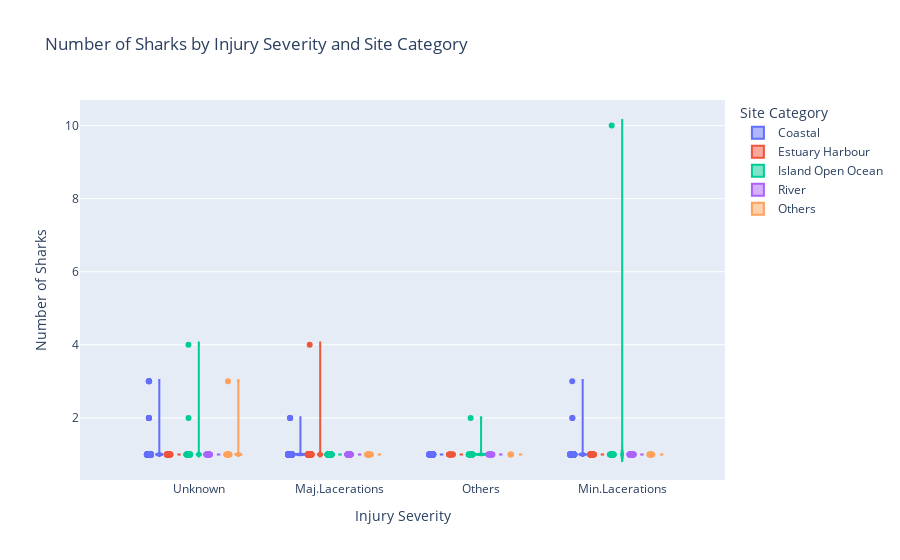

The code cell stored with this chart in its notebook:
### Code cell
violin_data = df[['no_sharks', 'injury_severity', 'site_category_cleaned']].dropna()

# Create violin plot
violin_fig = px.violin(
    violin_data,
    y='no_sharks',
    x='injury_severity',
    color='site_category_cleaned',
    box=True,
    points='all',
    title='Number of Sharks by Injury Severity and Site Category',
    labels={
        'no_sharks': 'Number of Sharks',
        'injury_severity': 'Injury Severity',
        'site_category_cleaned': 'Site Category'
    }
)

# Show plot
violin_fig.show()

### Figure 1 — Plotly figure (JSON) as saved in the notebook; plotly's stock layout.template omitted (floating-point values rounded to 4 significant figures; data arrays with more than 128 entries replaced by an {"elided": "..."} marker saying what was removed)
{"data": [{"alignmentgroup": "True", "box": {"visible": true}, "hovertemplate": "Site Category=Coastal<br>Injury Severity=%{x}<br>Number of Sharks=%{y}<extra></extra>", "legendgroup": "Coastal", "marker": {"color": "#636efa"}, "name": "Coastal", "offsetgroup": "Coastal", "orientation": "v", "points": "all", "scalegroup": "True", "showlegend": true, "type": "violin", "x": {"elided": "766 str values"}, "x0": " ", "xaxis": "x", "y": {"elided": "766 int values"}, "y0": " ", "yaxis": "y"}, {"alignmentgroup": "True", "box": {"visible": true}, "hovertemplate": "Site Category=Estuary Harbour<br>Injury Severity=%{x}<br>Number of Sharks=%{y}<extra></extra>", "legendgroup": "Estuary Harbour", "marker": {"color": "#EF553B"}, "name": "Estuary Harbour", "offsetgroup": "Estuary Harbour", "orientation": "v", "points": "all", "scalegroup": "True", "showlegend": true, "type": "violin", "x": ["Min.Lacerations", "Min.Lacerations", "Maj.Lacerations", "Maj.Lacerations", "Maj.Lacerations", "Min.Lacerations", "Unknown", "Maj.Lacerations", "Maj.Lacerations", "Maj.Lacerations", "Maj.Lacerations", "Maj.Lacerations", "Min.Lacerations", "Maj.Lacerations", "Maj.Lacerations", "Maj.Lacerations", "Unknown", "Unknown", "Unknown", "Maj.Lacerations", "Maj.Lacerations", "Unknown", "Unknown", "Maj.Lacerations", "Maj.Lacerations", "Maj.Lacerations", "Maj.Lacerations", "Maj.Lacerations", "Min.Lacerations", "Min.Lacerations", "Min.Lacerations", "Maj.Lacerations", "Maj.Lacerations", "Maj.Lacerations", "Maj.Lacerations", "Unknown", "Maj.Lacerations", "Maj.Lacerations", "Maj.Lacerations", "Maj.Lacerations", "Unknown", "Maj.Lacerations", "Min.Lacerations", "Maj.Lacerations", "Maj.Lacerations", "Maj.Lacerations", "Maj.Lacerations", "Unknown", "Maj.Lacerations", "Min.Lacerations", "Maj.Lacerations", "Min.Lacerations", "Maj.Lacerations", "Others", "Unknown", "Others", "Maj.Lacerations", "Maj.Lacerations", "Maj.Lacerations", "Maj.Lacerations", "Maj.Lacerations", "Maj.Lacerations", "Maj.Lacerations", "Maj.Lacerations", "Maj.Lacerations", "Min.Lacerations", "Min.Lacerations", "Unknown", "Others", "Unknown", "Maj.Lacerations", "Maj.Lacerations", "Maj.Lacerations", "Unknown", "Maj.Lacerations", "Maj.Lacerations", "Others", "Unknown", "Unknown", "Others", "Others", "Min.Lacerations", "Others", "Min.Lacerations", "Others", "Maj.Lacerations", "Min.Lacerations", "Min.Lacerations", "Min.Lacerations", "Unknown", "Min.Lacerations", "Unknown", "Maj.Lacerations", "Unknown", "Min.Lacerations", "Min.Lacerations", "Unknown", "Unknown", "Unknown", "Unknown", "Min.Lacerations", "Unknown", "Unknown"], "x0": " ", "xaxis": "x", "y": [1, 1, 1, 1, 1, 1, 1, 1, 1, 1, 1, 1, 1, 1, 1, 1, 1, 1, 1, 1, 1, 1, 1, 1, 1, 1, 1, 1, 1, 1, 1, 1, 1, 1, 1, 1, 1, 1, 1, 1, 1, 1, 1, 1, 1, 1, 1, 1, 4, 1, 1, 1, 1, 1, 1, 1, 1, 1, 1, 1, 1, 1, 1, 1, 1, 1, 1, 1, 1, 1, 1, 1, 1, 1, 1, 1, 1, 1, 1, 1, 1, 1, 1, 1, 1, 1, 1, 1, 1, 1, 1, 1, 1, 1, 1, 1, 1, 1, 1, 1, 1, 1, 1], "y0": " ", "yaxis": "y"}, {"alignmentgroup": "True", "box": {"visible": true}, "hovertemplate": "Site Category=Island Open Ocean<br>Injury Severity=%{x}<br>Number of Sharks=%{y}<extra></extra>", "legendgroup": "Island Open Ocean", "marker": {"color": "#00cc96"}, "name": "Island Open Ocean", "offsetgroup": "Island Open Ocean", "orientation": "v", "points": "all", "scalegroup": "True", "showlegend": true, "type": "violin", "x": {"elided": "149 str values"}, "x0": " ", "xaxis": "x", "y": {"elided": "149 int values"}, "y0": " ", "yaxis": "y"}, {"alignmentgroup": "True", "box": {"visible": true}, "hovertemplate": "Site Category=River<br>Injury Severity=%{x}<br>Number of Sharks=%{y}<extra></extra>", "legendgroup": "River", "marker": {"color": "#ab63fa"}, "name": "River", "offsetgroup": "River", "orientation": "v", "points": "all", "scalegroup": "True", "showlegend": true, "type": "violin", "x": ["Maj.Lacerations", "Maj.Lacerations", "Maj.Lacerations", "Unknown", "Maj.Lacerations", "Others", "Maj.Lacerations", "Others", "Maj.Lacerations", "Min.Lacerations", "Min.Lacerations", "Min.Lacerations", "Maj.Lacerations", "Maj.Lacerations", "Unknown", "Min.Lacerations", "Maj.Lacerations", "Maj.Lacerations", "Maj.Lacerations", "Others", "Unknown", "Min.Lacerations", "Maj.Lacerations", "Min.Lacerations", "Maj.Lacerations", "Maj.Lacerations", "Maj.Lacerations", "Min.Lacerations", "Min.Lacerations", "Maj.Lacerations", "Maj.Lacerations", "Min.Lacerations", "Others", "Min.Lacerations", "Unknown", "Maj.Lacerations", "Min.Lacerations", "Unknown", "Min.Lacerations", "Min.Lacerations", "Maj.Lacerations", "Min.Lacerations", "Maj.Lacerations", "Unknown", "Maj.Lacerations", "Unknown", "Min.Lacerations", "Others", "Min.Lacerations", "Min.Lacerations", "Unknown", "Min.Lacerations", "Maj.Lacerations", "Maj.Lacerations", "Unknown", "Others", "Unknown", "Others", "Min.Lacerations", "Maj.Lacerations", "Maj.Lacerations", "Min.Lacerations", "Maj.Lacerations", "Maj.Lacerations", "Others", "Maj.Lacerations", "Min.Lacerations", "Min.Lacerations", "Min.Lacerations", "Min.Lacerations", "Min.Lacerations", "Maj.Lacerations", "Min.Lacerations", "Min.Lacerations", "Unknown", "Min.Lacerations", "Min.Lacerations", "Maj.Lacerations", "Unknown", "Unknown", "Unknown", "Maj.Lacerations", "Others", "Min.Lacerations", "Maj.Lacerations", "Maj.Lacerations", "Unknown", "Unknown", "Maj.Lacerations", "Others"], "x0": " ", "xaxis": "x", "y": [1, 1, 1, 1, 1, 1, 1, 1, 1, 1, 1, 1, 1, 1, 1, 1, 1, 1, 1, 1, 1, 1, 1, 1, 1, 1, 1, 1, 1, 1, 1, 1, 1, 1, 1, 1, 1, 1, 1, 1, 1, 1, 1, 1, 1, 1, 1, 1, 1, 1, 1, 1, 1, 1, 1, 1, 1, 1, 1, 1, 1, 1, 1, 1, 1, 1, 1, 1, 1, 1, 1, 1, 1, 1, 1, 1, 1, 1, 1, 1, 1, 1, 1, 1, 1, 1, 1, 1, 1, 1], "y0": " ", "yaxis": "y"}, {"alignmentgroup": "True", "box": {"visible": true}, "hovertemplate": "Site Category=Others<br>Injury Severity=%{x}<br>Number of Sharks=%{y}<extra></extra>", "legendgroup": "Others", "marker": {"color": "#FFA15A"}, "name": "Others", "offsetgroup": "Others", "orientation": "v", "points": "all", "scalegroup": "True", "showlegend": true, "type": "violin", "x": ["Unknown", "Min.Lacerations", "Unknown", "Unknown", "Maj.Lacerations", "Maj.Lacerations", "Maj.Lacerations", "Maj.Lacerations", "Maj.Lacerations", "Min.Lacerations", "Min.Lacerations", "Min.Lacerations", "Unknown", "Others", "Others", "Min.Lacerations", "Unknown", "Unknown", "Unknown", "Unknown", "Maj.Lacerations", "Min.Lacerations", "Maj.Lacerations", "Min.Lacerations", "Maj.Lacerations", "Unknown", "Unknown", "Unknown", "Maj.Lacerations", "Min.Lacerations"], "x0": " ", "xaxis": "x", "y": [1, 1, 1, 1, 1, 1, 1, 1, 1, 1, 1, 1, 1, 1, 1, 1, 1, 1, 1, 3, 1, 1, 1, 1, 1, 1, 1, 1, 1, 1], "y0": " ", "yaxis": "y"}], "layout": {"legend": {"title": {"text": "Site Category"}, "tracegroupgap": 0}, "title": {"text": "Number of Sharks by Injury Severity and Site Category"}, "violinmode": "group", "xaxis": {"anchor": "y", "domain": [0, 1], "title": {"text": "Injury Severity"}}, "yaxis": {"anchor": "x", "domain": [0, 1], "title": {"text": "Number of Sharks"}}}}
